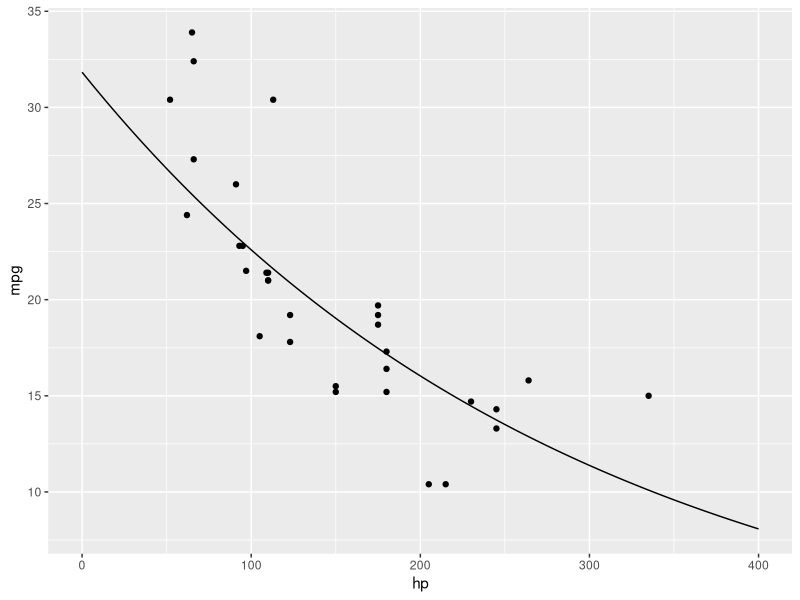
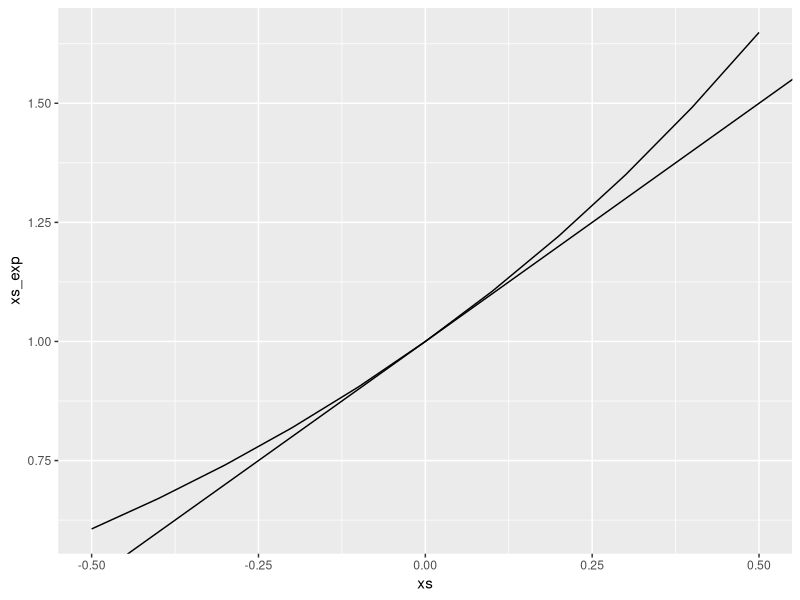

The R script that drew these images, in order:
## ---- chunk 1
  knitr::opts_chunk$set(
  fig.pos = 'H',
  fig.asp = 0.618,
  fig.align='center',
  fig.width = 5,
  out.width = "100%",
  fig.cap = "", 
  fig.path = "chunk-img/",
  dpi = 300,
  # tidy = TRUE,
  echo = TRUE,
  message = FALSE,
  warning = FALSE,
  cache = FALSE,
  fig.show = "hold")
## ---- chunk 2
library(tidyverse)
data(mtcars)
## ---- chunk 3
m1 <- lm(log(mpg) ~ hp, data = mtcars)
coef(m1)
## ---- chunk 4
b1_approx <- coef(m1)[2] %>% exp() 
b1_approx
## ---- chunk 5
pred_grid <-
  tibble(
    hp = 0:400,
    pred = predict(m1, tibble(hp))
  ) %>% 
  mutate(pred_exp = exp(pred))
## ---- chunk 6
ggplot(mtcars) +
  aes(x = hp, y = mpg) +
  geom_point() +
  geom_line(data = pred_grid,
            aes(x = hp, y = pred_exp))
## ---- chunk 7
dat <- 
  tibble(
    xs = seq(-.5, .5, by = .1),
    xs_exp = exp(xs)
  )
## ---- chunk 8
ggplot(dat) +
  aes(x = xs, y = xs_exp) + 
  geom_line() +
  geom_abline(slope = 1, intercept = 1)
